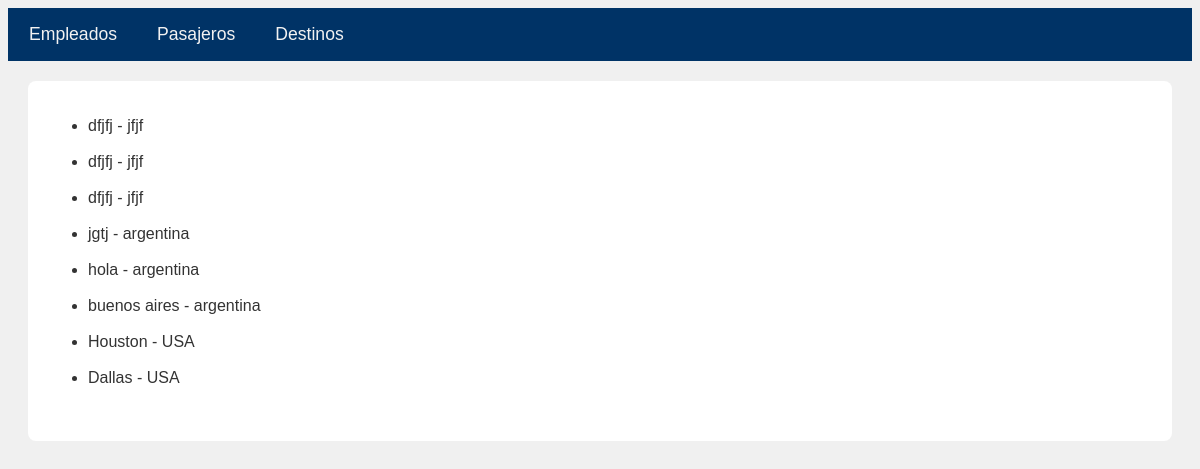
/destinos/lista/, run on the app's committed database.
### destinos/models.py (models this page shows, shortened)
class Destinos(models.Model):
    ciudad = models.CharField(max_length=50)
    pais = models.CharField(max_length=50)

### destinos/views.py (the view)
# urls.py: path('lista/', lista_destinos, name='lista-destinos'),
def lista_destinos(request):
    modelos = Destinos.objects.all()
    contexto = {
        "destinos": modelos
    }
    return render(request, 'destinos/lista-destinos.html', context=contexto)

### destinos/templates/destinos/lista-destinos.html (shortened to what this page needs)
{% extends 'destinos/base.html' %}
{% block aerolinea %}
<div>
    <ul>
        {% for destinos in destinos %}
            <li>{{ destinos.ciudad }} - {{destinos.pais}} </li>
        {% endfor %}
    </ul>
</div>
{% endblock %}

### destinos/templates/destinos/base.html (style rules this page uses)
body { font-family: Arial, sans-serif; background-color: #f0f0f0; color: #333; }

### data on the page
Destinos: ciudad "dfjfj", pais "jfjf"
Destinos: ciudad "dfjfj", pais "jfjf"
Destinos: ciudad "dfjfj", pais "jfjf"
Destinos: ciudad "jgtj", pais "argentina"
Destinos: ciudad "hola", pais "argentina"
Destinos: ciudad "buenos aires", pais "argentina"
Destinos: ciudad "Houston", pais "USA"
Destinos: ciudad "Dallas", pais "USA"
